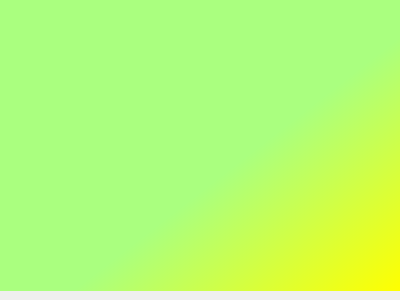
<?xml version="1.0" encoding="UTF-8"?>
<ui version="4.0">
 <class>Dialog</class>
 <widget class="QDialog" name="Dialog">
  <property name="geometry">
   <rect>
    <x>0</x>
    <y>0</y>
    <width>400</width>
    <height>300</height>
   </rect>
  </property>
  <property name="windowTitle">
   <string>Dialog</string>
  </property>
  <widget class="QWidget" name="widget" native="true">
   <property name="geometry">
    <rect>
     <x>0</x>
     <y>0</y>
     <width>401</width>
     <height>291</height>
    </rect>
   </property>
   <property name="styleSheet">
    <string notr="true">background-color: qlineargradient(spread:pad, x1:0.5625, y1:0.591, x2:1, y2:1, stop:0 rgba(170, 255, 127, 255), stop:1 rgba(255, 255, 0, 255))</string>
   </property>
  </widget>
 </widget>
 <resources/>
 <connections/>
</ui>
